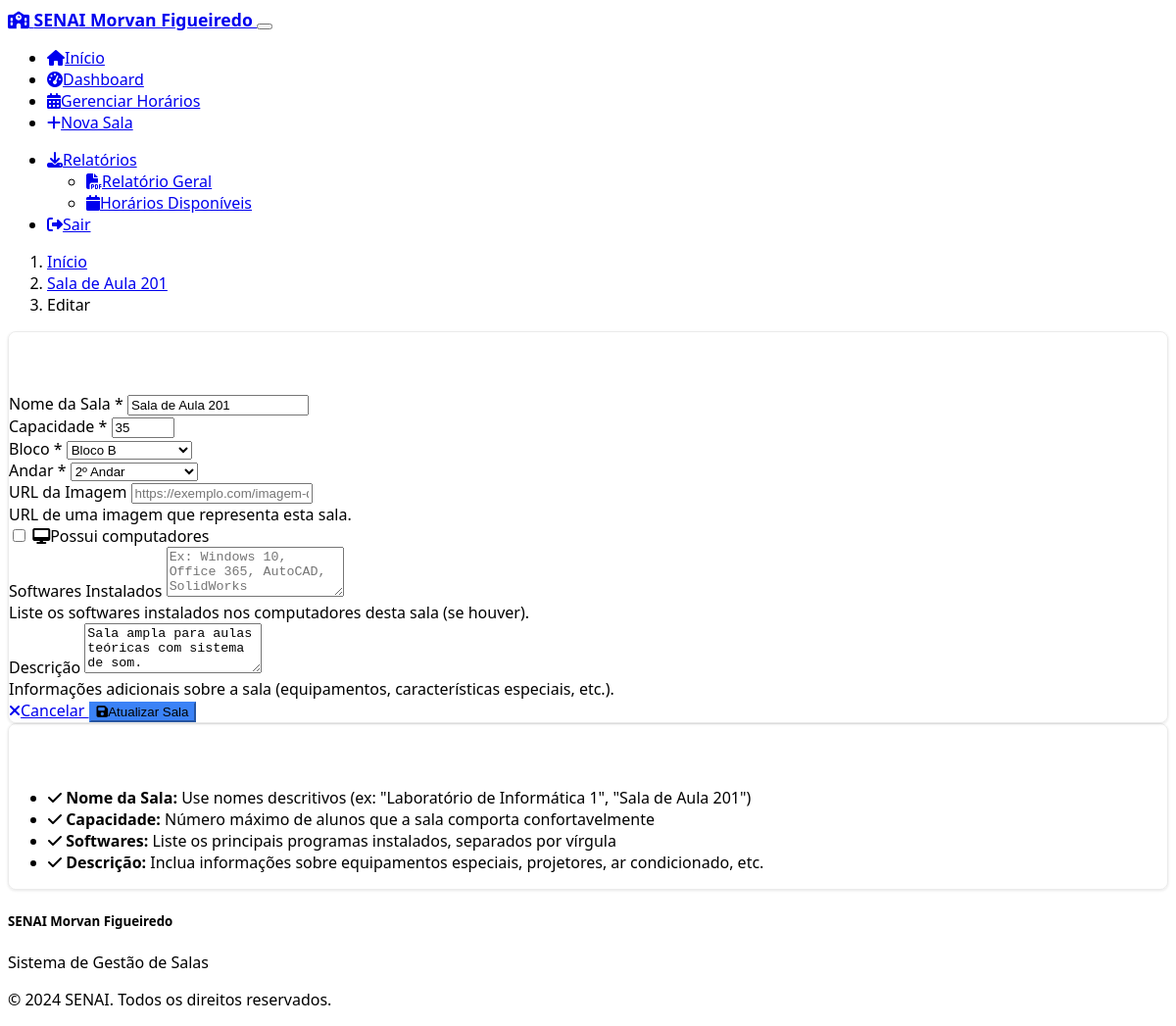
The page /edit_classroom/4 (signed in) on the database its author committed.
### models.py (models this page shows, shortened)
class Classroom(db.Model):
    id = db.Column(db.Integer, primary_key=True)
    name = db.Column(db.String(100), nullable=False)
    capacity = db.Column(db.Integer, nullable=False)
    has_computers = db.Column(db.Boolean, default=False)
    software = db.Column(db.Text, default='')
    description = db.Column(db.Text, default='')
    floor = db.Column(db.Integer, nullable=False)
    block = db.Column(db.String(10), nullable=False)
    image_url = db.Column(db.String(255), default='')
    created_at = db.Column(db.DateTime, default=datetime.utcnow)
    updated_at = db.Column(db.DateTime, default=datetime.utcnow, onupdate=datetime.utcnow)
    schedules = db.relationship('Schedule', backref='classroom', lazy=True, cascade='all, delete-orphan')

### routes.py (the view)
    def decorated_function(*args, **kwargs):
        if not is_admin_authenticated():
            flash('Acesso negado. Autenticação necessária.', 'error')
            return redirect(url_for('login'))
        return f(*args, **kwargs)

### routes.py (called while the page is built, shortened)
def is_admin_authenticated():
    return session.get('admin_authenticated', False)

def require_admin_auth(f):
    def decorated_function(*args, **kwargs):
        if not is_admin_authenticated():
            flash('Acesso negado. Autenticação necessária.', 'error')
            return redirect(url_for('login'))
        return f(*args, **kwargs)
    decorated_function.__name__ = f.__name__
    return decorated_function

@app.route('/edit_classroom/<int:classroom_id>', methods=['GET', 'POST'])
@require_admin_auth
def edit_classroom(classroom_id):
    classroom = Classroom.query.get_or_404(classroom_id)
    return render_template('edit_classroom.html', classroom=classroom)

### templates/edit_classroom.html (shortened to what this page needs)
{% extends "base.html" %}
{% block content %}
<div class="container">
    <div class="row">
        <div class="col-12">
            <nav aria-label="breadcrumb">
                <ol class="breadcrumb">
                    <li class="breadcrumb-item"><a href="{{ url_for('index') }}">Início</a></li>
                    {% if classroom %}
                    <li class="breadcrumb-item"><a href="{{ url_for('classroom_detail', classroom_id=classroom.id) }}">{{ classroom.name }}</a></li>
                    <li class="breadcrumb-item active">Editar</li>
                    {% else %}
                    <li class="breadcrumb-item active">Nova Sala</li>
                    {% endif %}
                </ol>
            </nav>
        </div>
    </div>
    <div class="row justify-content-center">
        <div class="col-lg-8">
            <div class="card">
                <div class="card-header">
                    <h3 class="mb-0">
                        {% if classroom %}
                        <i class="fas fa-edit me-2 text-warning"></i>Editar Sala: {{ classroom.name }}
                        {% else %}
                        <i class="fas fa-plus me-2 text-success"></i>Cadastrar Nova Sala
                        {% endif %}
                    </h3>
                </div>
                <div class="card-body">
                    <form method="POST">
                        <div class="row">
                            <div class="col-md-8 mb-3">
                                <label for="name" class="form-label">Nome da Sala *</label>
                                <input type="text" class="form-control" id="name" name="name"
                                       value="{{ classroom.name if classroom else '' }}" required>
                            </div>
                            <div class="col-md-4 mb-3">
                                <label for="capacity" class="form-label">Capacidade *</label>
                                <input type="number" class="form-control" id="capacity" name="capacity"
                                       value="{{ classroom.capacity if classroom else '' }}" min="1" max="100" required>
                            </div>
                        </div>
                        <div class="row">
                            <div class="col-md-6 mb-3">
                                <label for="block" class="form-label">Bloco *</label>
                                <select class="form-select" id="block" name="block" required>
                                    <option value="B" {{ 'selected' if classroom and classroom.block == 'B' else '' }}>Bloco B</option>
                                </select>
                            </div>
                            <div class="col-md-6 mb-3">
                                <label for="floor" class="form-label">Andar *</label>
                                <select class="form-select" id="floor" name="floor" required>
                                    <option value="2" {{ 'selected' if classroom and classroom.floor == 2 else '' }}>2º Andar</option>
                                </select>
                            </div>
                        </div>
                        <div class="mb-3">
                            <label for="image_url" class="form-label">URL da Imagem</label>
                            <input type="url" class="form-control" id="image_url" name="image_url"
                                   value="{{ classroom.image_url if classroom else '' }}"
                                   placeholder="https://exemplo.com/imagem-da-sala.jpg">
                            <div class="form-text">URL de uma imagem que representa esta sala.</div>
                        </div>
                        <div class="mb-3">
                            <div class="form-check">
                                <input class="form-check-input" type="checkbox" id="has_computers" name="has_computers"
                                       {{ 'checked' if classroom and classroom.has_computers else '' }}>
                                <label class="form-check-label" for="has_computers">
                                    <i class="fas fa-desktop me-2"></i>Possui computadores
                                </label>
                            </div>
                        </div>
                        <div class="mb-3">
                            <label for="software" class="form-label">Softwares Instalados</label>
                            <textarea class="form-control" id="software" name="software" rows="3"
                                      placeholder="Ex: Windows 10, Office 365, AutoCAD, SolidWorks">{{ classroom.software if classroom else '' }}</textarea>
                            <div class="form-text">Liste os softwares instalados nos computadores desta sala (se houver).</div>
                        </div>
                        <div class="mb-4">
                            <label for="description" class="form-label">Descrição</label>
                            <textarea class="form-control" id="description" name="description" rows="3"
                                      placeholder="Descreva as características e equipamentos desta sala">{{ classroom.description if classroom else '' }}</textarea>
                            <div class="form-text">Informações adicionais sobre a sala (equipamentos, características especiais, etc.).</div>
                        </div>
                        <div class="d-flex justify-content-between">
                            <a href="{% if classroom %}{{ url_for('classroom_detail', classroom_id=classroom.id) }}{% else %}{{ url_for('index') }}{% endif %}"
                               class="btn btn-secondary">
                                <i class="fas fa-times me-2"></i>Cancelar
                            </a>
                            <button type="submit" class="btn btn-primary">
                                {% if classroom %}
                                <i class="fas fa-save me-2"></i>Atualizar Sala
                                {% else %}
                                <i class="fas fa-plus me-2"></i>Cadastrar Sala
                                {% endif %}
                            </button>
                        </div>
                    </form>
                </div>
            </div>
            <div class="card mt-4">
                <div class="card-header">
                    <h6 class="mb-0"><i class="fas fa-question-circle me-2"></i>Dicas de Preenchimento</h6>
                </div>
                <div class="card-body">
                    <ul class="list-unstyled mb-0">
                        <li class="mb-2">
                            <i class="fas fa-check text-success me-2"></i>
                            <strong>Nome da Sala:</strong> Use nomes descritivos (ex: "Laboratório de Informática 1", "Sala de Aula 201")
                        </li>
                        <li class="mb-2">
                            <i class="fas fa-check text-success me-2"></i>
                            <strong>Capacidade:</strong> Número máximo de alunos que a sala comporta confortavelmente
                        </li>
                        <li class="mb-2">
                            <i class="fas fa-check text-success me-2"></i>
                            <strong>Softwares:</strong> Liste os principais programas instalados, separados por vírgula
                        </li>
                        <li class="mb-0">
                            <i class="fas fa-check text-success me-2"></i>
                            <strong>Descrição:</strong> Inclua informações sobre equipamentos especiais, projetores, ar condicionado, etc.
                        </li>
                    </ul>
                </div>
            </div>
        </div>
    </div>
</div>
{% endblock %}

### static/css/custom.css (style rules this page uses)
:root { --senai-blue: #1e3a8a; --senai-light-blue: #3b82f6; --senai-green: #10b981; --senai-orange: #f59e0b; --senai-red: #ef4444; }
body { font-family: 'Segoe UI', Tahoma, Geneva, Verdana, sans-serif; }
.card { border: 1px solid rgba(0,0,0,0.08); box-shadow: 0 1px 3px rgba(0,0,0,0.1); transition: transform 0.2s ease-in-out, box-shadow 0.2s ease-in-out; border-radius: 8px; }
.card-header { background: linear-gradient(135deg, var(--bs-primary) 0%, var(--bs-primary-dark) 100%); border-bottom: none; color: white; }
.btn-primary { background-color: var(--senai-light-blue); border-color: var(--senai-light-blue); }

### rows shown on the page
Classroom: name "Sala de Aula 201", capacity "35", description "Sala ampla para aulas teóricas com sistema de som."
